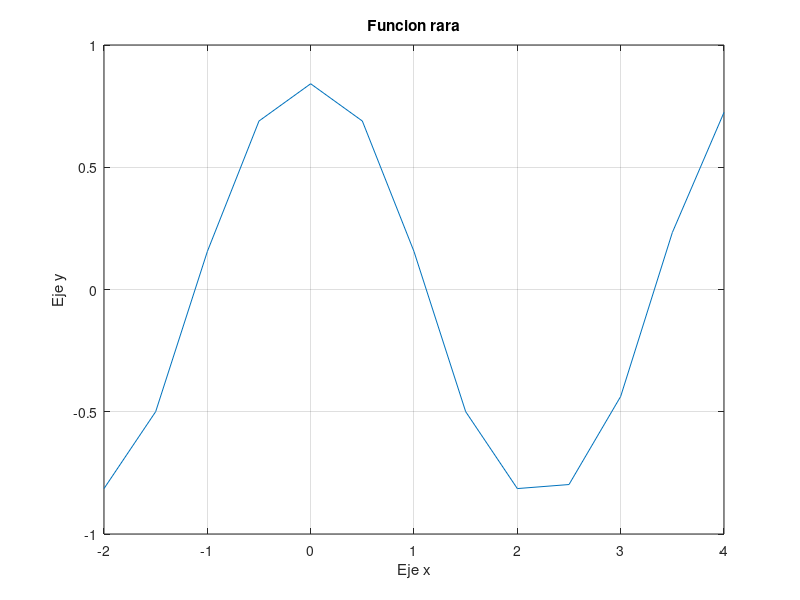

Reproduce this figure in MATLAB.
clc
%ejercicio 1 Calcular los valores de una funcion
%ejercicio 2 Graficarla

%2 PDF 

%asunto: codigo Tarea 1 
y=[];
for x=-2:.5:4
    f = sin(cos(sqrt(2)*sqrt(x^2)));
    y=[y f];
end
y
x=-2:.5:4
plot(x,y);
xlabel('Eje x');
ylabel('Eje y');
title('Funcion rara');
grid on;
